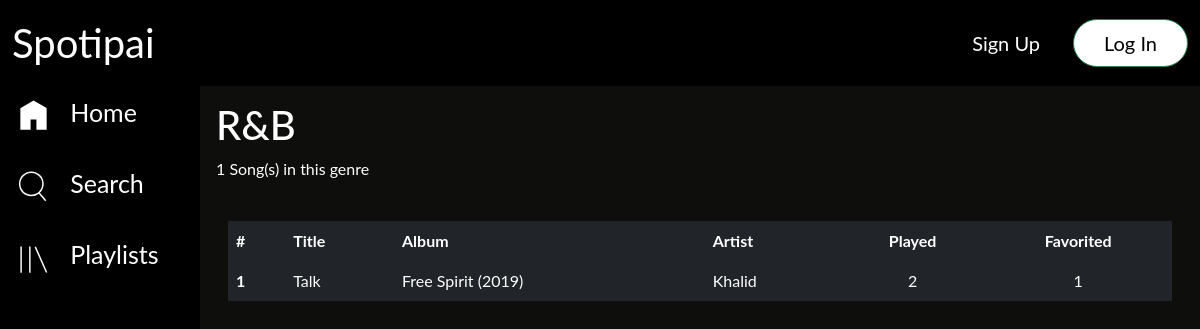
/genre_song.php?id_genre=8, run on an earlier commit of the app's database.
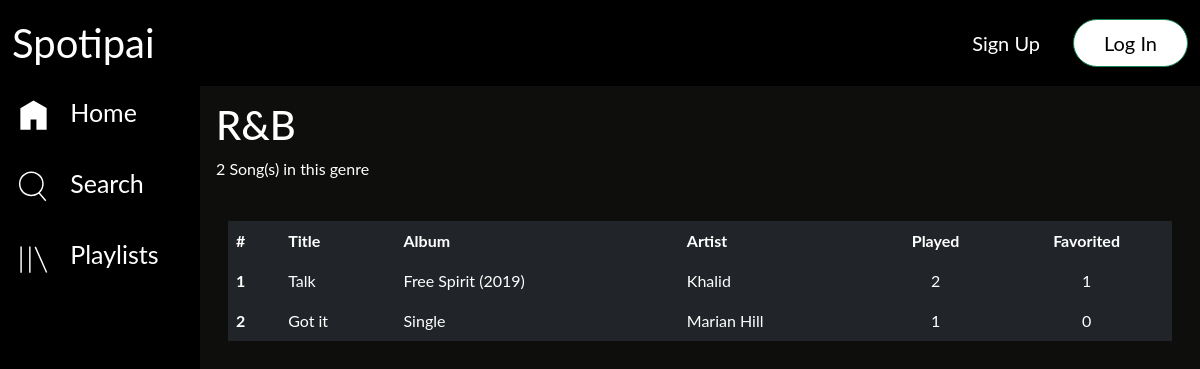
And on a later commit of the database.
### tables this page shows
CREATE TABLE `song` (
  `id_song` int(3) NOT NULL,
  `title` varchar(220) NOT NULL,
  `year` int(4) NOT NULL,
  `song_file` varchar(200) NOT NULL,
  `played` int(6) NOT NULL DEFAULT '0'
);

CREATE TABLE `album` (
  `id_album` int(3) NOT NULL,
  `id_artist` int(3) NOT NULL,
  `title` varchar(150) NOT NULL,
  `year` int(4) NOT NULL
);

CREATE TABLE `artist` (
  `id_artist` int(3) NOT NULL,
  `nama_artist` varchar(50) NOT NULL,
  `artist_image` varchar(200) NOT NULL,
  `about` text NOT NULL
);

### genre_song.php (the view, shortened to what this page needs)
<?php
	include 'koneksi.php';
	$id_genre = $_GET['id_genre'];
	$datagenre = $koneksi->query("SELECT nama_genre FROM genre WHERE id_genre = '$id_genre'")->fetch_assoc();
	$query = $koneksi->query("SELECT s.id_song, s.title, s.played, al.id_album, al.title AS jalbum, al.year FROM song s JOIN song_genre sg ON s.id_song = sg.id_song LEFT JOIN song_album sal ON s.id_song = sal.id_song LEFT JOIN album al ON sal.id_album = al.id_album WHERE sg.id_genre = '$id_genre'");
?>
<!DOCTYPE html>
<html>
	<head>
			<link rel="stylesheet" type="text/css" href="style.css">
	</head>
	<body style="background-color: #0e0e0d">
		<?php
		include 'header.php';
		include 'sidebar.php';
		?>
		<div class="content">
			<h1 style="color: white; margin-top: 70px;"><?= $datagenre['nama_genre'] ?></h1>
			<p style="color: white;"><?= number_format($query->num_rows) ?> Song(s) in this genre</p>
			<br>
			<div class="container">
				<table class="table table-dark table-hover table-borderless">
					<thead>
						<tr>
							<th scope="col">#</th>
							<th scope="col">Title</th>
							<th scope="col">Album</th>
							<th scope="col">Artist</th>
							<th style="text-align: center;" scope="col">Played</th>
							<th style="text-align: center;" scope="col">Favorited</th>
						</tr>
					</thead>
					<tbody>
					<?php
						$no = 1;
						while ($lagu = $query->fetch_assoc()) {
							$countfav = $koneksi->query("SELECT id_user_fav_song FROM user_fav_song WHERE id_song = '$lagu[id_song]'");
					?>
						<tr>
							<th scope="row"><?= $no ?></th>
							<td><a href="play.php?id=<?= $lagu['id_song'] ?>"><?= $lagu['title'] ?></a></td>
							<td><?php if ($lagu['id_album'] == NULL ) {echo "Single";} else {echo "<a href='album_song.php?id_album=".$lagu['id_album']."'>".$lagu['jalbum']." (".$lagu['year'].")</a>";} ?></td>
							<td>
								<?php
									$queryartis = "SELECT a.id_artist, a.nama_artist FROM song s JOIN song_artist sa
													ON s.id_song = sa.id_song AND s.id_song = '$lagu[id_song]' JOIN artist a
													WHERE sa.id_artist = a.id_artist";
									$ambilartis = $koneksi->query($queryartis);
									while ($artis = $ambilartis->fetch_assoc()) {
								?>
									<a href="about_artist.php?id_artist=<?= $artis['id_artist'] ?>"><?= $artis['nama_artist'] ?></a> <br>
								<?php } ?>
							</td>
							<td style="text-align: center;"><?= number_format($lagu['played']) ?></td>
							<td style="text-align: center;"><?= number_format($countfav->num_rows) ?></td>
						</tr>
					<?php
						$no++;
						}
					?>
					</tbody>
				</table>
			</div>
		</div>
	</body>
</html>

What changed in the data, as far as the page shows it:
added song: title "Got it", shows "Single", played "1", num_rows "0"
added artist: nama_artist "Marian Hill", shown under "Got it"
Also different on the page:
$query->num_rows: "1" → "2"
